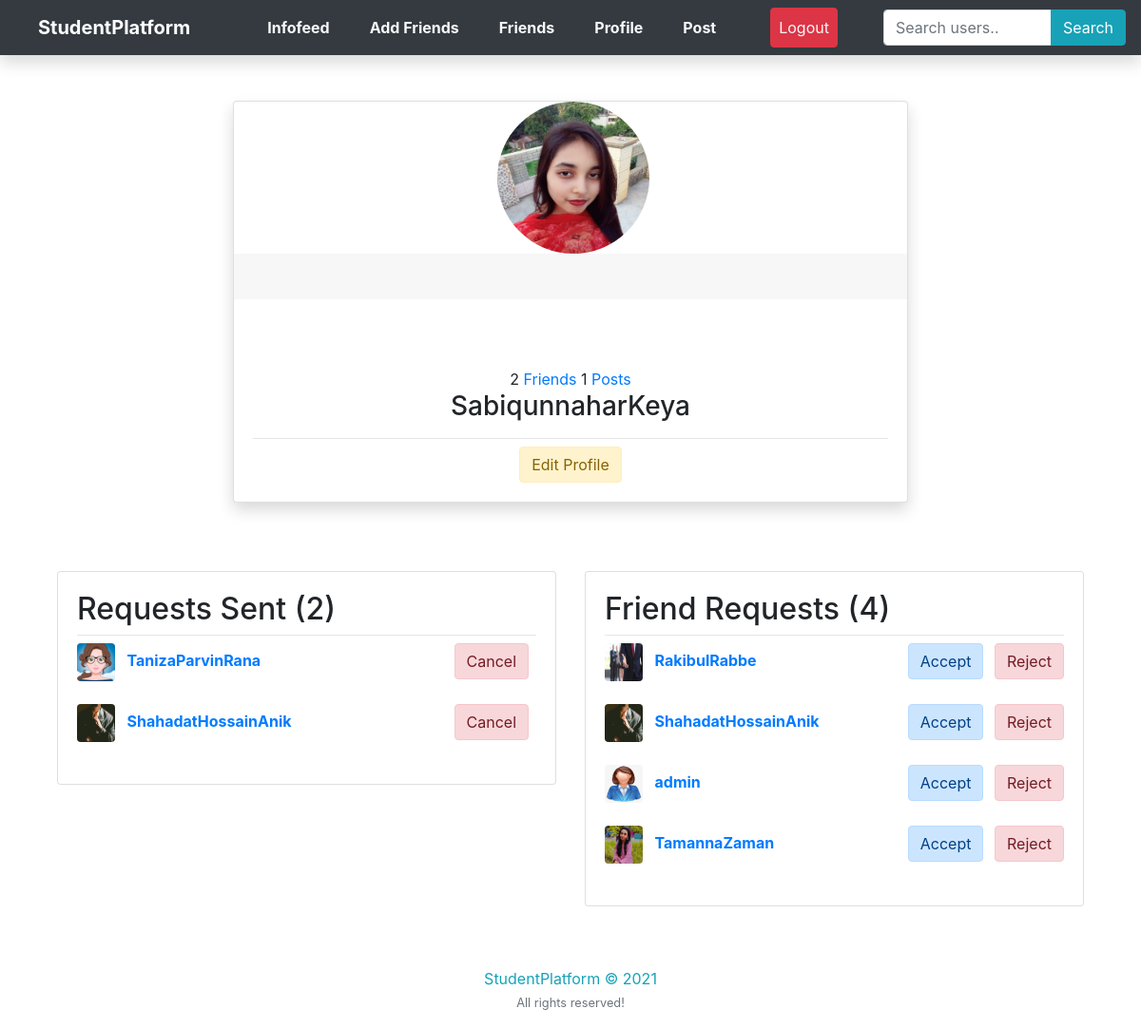
The app's page /my-profile/ (signed in) with its own data.
### infofeed/models.py (models this page shows, shortened)
class Profile(models.Model):
    user = models.OneToOneField(User, on_delete=models.CASCADE)
    image = models.ImageField(default='profile_pics/default.png', upload_to='profile_pics/')
    slug = AutoSlugField(populate_from='user')
    bio = models.CharField(max_length=255, blank=True)
    friends = models.ManyToManyField("Profile", blank=True)
    def get_absolute_url(self):
        return "/users/{}".format(self.slug)

class FriendRequest(models.Model):
    to_user = models.ForeignKey(settings.AUTH_USER_MODEL, related_name='to_user', on_delete=models.CASCADE)
    from_user = models.ForeignKey(settings.AUTH_USER_MODEL, related_name='from_user', on_delete=models.CASCADE)
    timestamp = models.DateTimeField(auto_now_add=True)

### infofeed/views.py (the view)
# urls.py: path('my-profile/', views.my_profile, name='my_profile'),
@login_required
def my_profile(request):
	p = request.user.profile
	you = p.user
	sent_friend_requests = FriendRequest.objects.filter(from_user=you)
	rec_friend_requests = FriendRequest.objects.filter(to_user=you)
	user_posts = Post.objects.filter(user_name=you)
	friends = p.friends.all()
	button_status = 'none'
	if p not in request.user.profile.friends.all():
		button_status = 'not_friend'
		if len(FriendRequest.objects.filter(
			from_user=request.user).filter(to_user=you)) == 1:
				button_status = 'friend_request_sent'
		if len(FriendRequest.objects.filter(
			from_user=p.user).filter(to_user=request.user)) == 1:
				button_status = 'friend_request_received'
	context = {
		'u': you,
		'button_status': button_status,
		'friends_list': friends,
		'sent_friend_requests': sent_friend_requests,
		'rec_friend_requests': rec_friend_requests,
		'post_count': user_posts.count
	}
	return render(request, "users/profile.html", context)

### infofeed/templates/users/profile.html (shortened to what this page needs)
{% extends "feed/layout.html" %} {% load static %} {% block searchform %}
<form class="my-2 my-lg-0 ml-5 form-inline" action="{% url 'search_users' %}" method="get">
  <div class="input-group">
    <input class="form-control" name="q" type="text" placeholder="Search users.." />
    <div class="input-group-append">
      <button class="btn btn-info" type="submit">
        Search
      </button>
    </div>
  </div>
</form>
{% endblock searchform %} {% block content %}
<br /><br />
<div class="main-content">
  <div class="container mt-7">
    <div class="row">
      <div class="col-xl-8 m-auto order-xl-2 mb-5 mb-xl-0">
        <div class="card card-profile shadow">
          <div class="row justify-content-center">
            <div class="col-lg-3 order-lg-2">
              <div class="card-profile-image">
                <a href="{{ u.profile.image.url }}">
                  <img src="{{ u.profile.image.url }}" class="rounded-circle" width="160px" height="160px" />
                </a>
              </div>
            </div>
          </div>
          <div class="card-header text-center border-0 pt-8 pt-md-4 pb-0 pb-md-4"></div>
          <div class="card-body pt-0 pt-md-4">
            <div class="row">
              <div class="col">
                <div class="card-profile-stats d-flex justify-content-center mt-md-5">
                  <div>
                    <span class="heading">{{ u.profile.friends.count }}</span>
                    {% if request.user == u %}
                    <span class="description"><a href="{% url 'friend_list' %}">Friends</a></span>
                    {% else %}
                    <span class="description">Friends</span>
                    {% endif %}
                    <span class="heading">{{ post_count }}</span>
                    <span class="description"><a href="{% url 'user-posts' u.username %}">Posts</a></span>
                  </div>
                </div>
              </div>
            </div>
            <div class="text-center">
              <h3>{{ u }}</h3>
              <hr class="my-2" />
              {% if request.user == u %}
              <a class="btn alert-warning" href="{% url 'edit_profile' %}">Edit Profile</a>
              {% endif %}
            </div>
          </div>
        </div>
      </div>
    </div>
    <br />
    {% if request.user == u %}
    <div class="row">
      <div class="col-md-6">
        <div class="card card-signin my-5">
          <div class="card-body">
            <h2>Requests Sent ({{ sent_friend_requests.count }})</h2>
            <hr class="my-2" />
            {% if not sent_friend_requests %}
            <h5><i>No sent requests!</i></h5>
            {% else %} {% for s_request in sent_friend_requests %}
            <a href="{{ s_request.to_user.profile.get_absolute_url }}"><img
                src="{{ s_request.to_user.profile.image.url }}" class="rounded mr-2" width="40" height="40"
                alt="" /></a>
            <a href="{{ s_request.to_user.profile.get_absolute_url }}"><b>{{ s_request.to_user.username }}</b></a>
            <small class="float-right">
              <a class="btn alert-danger mr-2" href="{% url 'cancel_friend_request' s_request.to_user.id %}">Cancel</a>
            </small>
            <br /><br />
            {% endfor %} {% endif %}
          </div>
        </div>
      </div>
      <div class="col-md-6">
        <div class="card card-signin my-5">
          <div class="card-body">
            <h2>Friend Requests ({{ rec_friend_requests.count }})</h2>
            <hr class="my-2" />
            {% if not rec_friend_requests %}
            <h5><i>No recieved requests!</i></h5>
            {% else %} {% for r_request in rec_friend_requests %}
            <a href="{{ r_request.from_user.profile.get_absolute_url }}"><img
                src="{{ r_request.from_user.profile.image.url }}" class="rounded mr-2" width="40" height="40"
                alt="" /></a>
            <a href="{{ r_request.from_user.profile.get_absolute_url }}"><b>{{r_request.from_user.username }}</b></a>
            <small class="float-right">
              <a class="btn alert-primary mr-2"
                href="/users/friend-request/accept/{{ r_request.from_user.id }}">Accept</a>
              <a class="btn alert-danger" href="/users/friend-request/delete/{{ r_request.from_user.id }}">Reject</a>
            </small>
            <br /><br />
            {% endfor %} {% endif %}
          </div>
        </div>
      </div>
    </div>
    {% endif %}
  </div>
</div>
{% endblock content %}

### records on screen
FriendRequest: to_user.profile.image (picture), to_user.username "TanizaParvinRana"
FriendRequest: to_user.profile.image (picture), to_user.username "ShahadatHossainAnik"
FriendRequest: from_user.profile.image (picture), from_user.username "RakibulRabbe"
FriendRequest: from_user.profile.image (picture), from_user.username "ShahadatHossainAnik"
FriendRequest: from_user.profile.image (placeholder picture), from_user.username "admin"
FriendRequest: from_user.profile.image (picture), from_user.username "TamannaZaman"

### other values on screen
{{ u.profile.friends.count }} "2"
{{ post_count }} "1"
{{ u }} "SabiqunnaharKeya"
{{ sent_friend_requests.count }} "2"
{{ rec_friend_requests.count }} "4"
